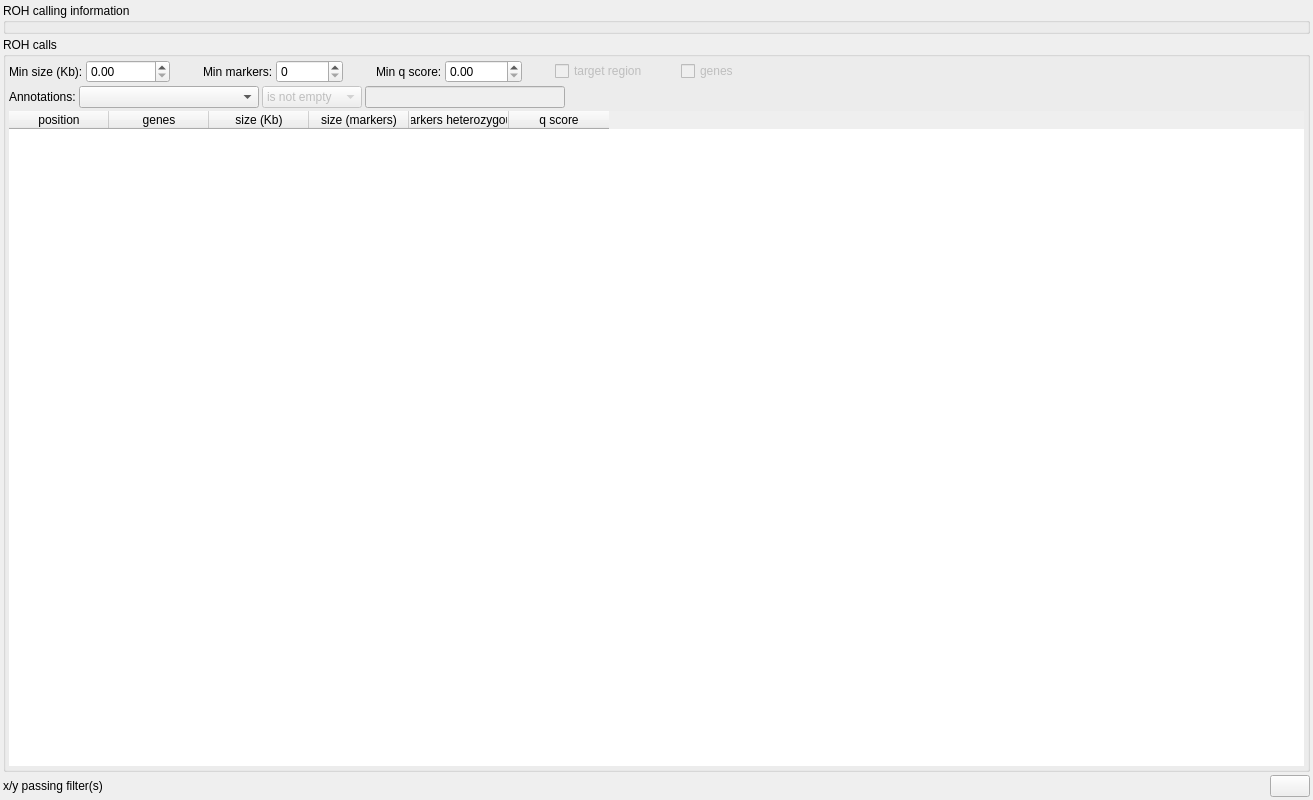
<?xml version="1.0" encoding="UTF-8"?>
<ui version="4.0">
 <class>RohWidget</class>
 <widget class="QWidget" name="RohWidget">
  <property name="geometry">
   <rect>
    <x>0</x>
    <y>0</y>
    <width>1313</width>
    <height>800</height>
   </rect>
  </property>
  <property name="minimumSize">
   <size>
    <width>1200</width>
    <height>800</height>
   </size>
  </property>
  <property name="windowTitle">
   <string>Form</string>
  </property>
  <layout class="QVBoxLayout" name="verticalLayout_3">
   <property name="spacing">
    <number>3</number>
   </property>
   <property name="leftMargin">
    <number>3</number>
   </property>
   <property name="topMargin">
    <number>3</number>
   </property>
   <property name="rightMargin">
    <number>3</number>
   </property>
   <property name="bottomMargin">
    <number>3</number>
   </property>
   <item>
    <widget class="QGroupBox" name="info_box">
     <property name="title">
      <string>ROH calling information</string>
     </property>
     <property name="flat">
      <bool>true</bool>
     </property>
     <layout class="QVBoxLayout" name="verticalLayout_2">
      <property name="spacing">
       <number>3</number>
      </property>
      <property name="leftMargin">
       <number>3</number>
      </property>
      <property name="topMargin">
       <number>3</number>
      </property>
      <property name="rightMargin">
       <number>3</number>
      </property>
      <property name="bottomMargin">
       <number>3</number>
      </property>
     </layout>
    </widget>
   </item>
   <item>
    <widget class="QGroupBox" name="groupBox">
     <property name="title">
      <string>ROH calls</string>
     </property>
     <property name="flat">
      <bool>true</bool>
     </property>
     <layout class="QVBoxLayout" name="verticalLayout">
      <property name="spacing">
       <number>3</number>
      </property>
      <property name="leftMargin">
       <number>3</number>
      </property>
      <property name="topMargin">
       <number>3</number>
      </property>
      <property name="rightMargin">
       <number>3</number>
      </property>
      <property name="bottomMargin">
       <number>3</number>
      </property>
      <item>
       <layout class="QHBoxLayout" name="horizontalLayout_3">
        <property name="spacing">
         <number>3</number>
        </property>
        <item>
         <widget class="QLabel" name="label">
          <property name="sizePolicy">
           <sizepolicy hsizetype="Minimum" vsizetype="Preferred">
            <horstretch>0</horstretch>
            <verstretch>0</verstretch>
           </sizepolicy>
          </property>
          <property name="toolTip">
           <string>Minimum CNV size.</string>
          </property>
          <property name="text">
           <string>Min size (Kb):</string>
          </property>
         </widget>
        </item>
        <item>
         <widget class="QDoubleSpinBox" name="f_size_kb">
          <property name="maximum">
           <double>999999.000000000000000</double>
          </property>
          <property name="singleStep">
           <double>500.000000000000000</double>
          </property>
         </widget>
        </item>
        <item>
         <spacer name="horizontalSpacer_2">
          <property name="orientation">
           <enum>Qt::Horizontal</enum>
          </property>
          <property name="sizeType">
           <enum>QSizePolicy::Fixed</enum>
          </property>
          <property name="sizeHint" stdset="0">
           <size>
            <width>30</width>
            <height>1</height>
           </size>
          </property>
         </spacer>
        </item>
        <item>
         <widget class="QLabel" name="label_3">
          <property name="text">
           <string>Min markers:</string>
          </property>
         </widget>
        </item>
        <item>
         <widget class="QSpinBox" name="f_size_markers">
          <property name="maximum">
           <number>999999</number>
          </property>
          <property name="singleStep">
           <number>20</number>
          </property>
         </widget>
        </item>
        <item>
         <spacer name="horizontalSpacer_10">
          <property name="orientation">
           <enum>Qt::Horizontal</enum>
          </property>
          <property name="sizeType">
           <enum>QSizePolicy::Fixed</enum>
          </property>
          <property name="sizeHint" stdset="0">
           <size>
            <width>30</width>
            <height>1</height>
           </size>
          </property>
         </spacer>
        </item>
        <item>
         <widget class="QLabel" name="label_4">
          <property name="text">
           <string>Min q score:</string>
          </property>
         </widget>
        </item>
        <item>
         <widget class="QDoubleSpinBox" name="f_q_score">
          <property name="maximum">
           <double>99999.000000000000000</double>
          </property>
          <property name="singleStep">
           <double>20.000000000000000</double>
          </property>
         </widget>
        </item>
        <item>
         <spacer name="horizontalSpacer_7">
          <property name="orientation">
           <enum>Qt::Horizontal</enum>
          </property>
          <property name="sizeType">
           <enum>QSizePolicy::Fixed</enum>
          </property>
          <property name="sizeHint" stdset="0">
           <size>
            <width>30</width>
            <height>1</height>
           </size>
          </property>
         </spacer>
        </item>
        <item>
         <widget class="QCheckBox" name="f_roi">
          <property name="enabled">
           <bool>false</bool>
          </property>
          <property name="toolTip">
           <string>&lt;html&gt;&lt;head/&gt;&lt;body&gt;&lt;p&gt;Apply target region filter of variant list.&lt;/p&gt;&lt;/body&gt;&lt;/html&gt;</string>
          </property>
          <property name="text">
           <string>target region</string>
          </property>
         </widget>
        </item>
        <item>
         <spacer name="horizontalSpacer_9">
          <property name="orientation">
           <enum>Qt::Horizontal</enum>
          </property>
          <property name="sizeType">
           <enum>QSizePolicy::Fixed</enum>
          </property>
          <property name="sizeHint" stdset="0">
           <size>
            <width>30</width>
            <height>20</height>
           </size>
          </property>
         </spacer>
        </item>
        <item>
         <widget class="QCheckBox" name="f_genes">
          <property name="enabled">
           <bool>false</bool>
          </property>
          <property name="toolTip">
           <string>Apply genes filter of variant list.</string>
          </property>
          <property name="text">
           <string>genes</string>
          </property>
         </widget>
        </item>
        <item>
         <spacer name="horizontalSpacer_8">
          <property name="orientation">
           <enum>Qt::Horizontal</enum>
          </property>
          <property name="sizeHint" stdset="0">
           <size>
            <width>40</width>
            <height>20</height>
           </size>
          </property>
         </spacer>
        </item>
       </layout>
      </item>
      <item>
       <layout class="QHBoxLayout" name="horizontalLayout_2">
        <item>
         <widget class="QLabel" name="label_6">
          <property name="text">
           <string>Annotations:</string>
          </property>
         </widget>
        </item>
        <item>
         <widget class="QComboBox" name="f_anno_name">
          <property name="minimumSize">
           <size>
            <width>180</width>
            <height>0</height>
           </size>
          </property>
         </widget>
        </item>
        <item>
         <widget class="QComboBox" name="f_anno_op">
          <property name="enabled">
           <bool>false</bool>
          </property>
          <property name="minimumSize">
           <size>
            <width>100</width>
            <height>0</height>
           </size>
          </property>
          <item>
           <property name="text">
            <string>is not empty</string>
           </property>
          </item>
          <item>
           <property name="text">
            <string>is empty</string>
           </property>
          </item>
          <item>
           <property name="text">
            <string>contains</string>
           </property>
          </item>
         </widget>
        </item>
        <item>
         <widget class="QLineEdit" name="f_anno_value">
          <property name="enabled">
           <bool>false</bool>
          </property>
          <property name="sizePolicy">
           <sizepolicy hsizetype="Preferred" vsizetype="Fixed">
            <horstretch>0</horstretch>
            <verstretch>0</verstretch>
           </sizepolicy>
          </property>
          <property name="minimumSize">
           <size>
            <width>200</width>
            <height>0</height>
           </size>
          </property>
         </widget>
        </item>
        <item>
         <spacer name="horizontalSpacer">
          <property name="orientation">
           <enum>Qt::Horizontal</enum>
          </property>
          <property name="sizeHint" stdset="0">
           <size>
            <width>40</width>
            <height>20</height>
           </size>
          </property>
         </spacer>
        </item>
       </layout>
      </item>
      <item>
       <widget class="QTableWidget" name="rohs">
        <property name="contextMenuPolicy">
         <enum>Qt::CustomContextMenu</enum>
        </property>
        <property name="frameShape">
         <enum>QFrame::NoFrame</enum>
        </property>
        <property name="editTriggers">
         <set>QAbstractItemView::NoEditTriggers</set>
        </property>
        <property name="alternatingRowColors">
         <bool>true</bool>
        </property>
        <property name="selectionMode">
         <enum>QAbstractItemView::SingleSelection</enum>
        </property>
        <property name="selectionBehavior">
         <enum>QAbstractItemView::SelectRows</enum>
        </property>
        <property name="gridStyle">
         <enum>Qt::SolidLine</enum>
        </property>
        <property name="wordWrap">
         <bool>false</bool>
        </property>
        <attribute name="verticalHeaderVisible">
         <bool>false</bool>
        </attribute>
        <column>
         <property name="text">
          <string>position</string>
         </property>
        </column>
        <column>
         <property name="text">
          <string>genes</string>
         </property>
        </column>
        <column>
         <property name="text">
          <string>size (Kb)</string>
         </property>
        </column>
        <column>
         <property name="text">
          <string>size (markers)</string>
         </property>
        </column>
        <column>
         <property name="text">
          <string>markers heterozygous</string>
         </property>
        </column>
        <column>
         <property name="text">
          <string>q score</string>
         </property>
        </column>
       </widget>
      </item>
     </layout>
    </widget>
   </item>
   <item>
    <layout class="QHBoxLayout" name="horizontalLayout">
     <property name="spacing">
      <number>3</number>
     </property>
     <item>
      <widget class="QLabel" name="status">
       <property name="text">
        <string>x/y passing filter(s)</string>
       </property>
      </widget>
     </item>
     <item>
      <spacer name="horizontalSpacer_6">
       <property name="orientation">
        <enum>Qt::Horizontal</enum>
       </property>
       <property name="sizeHint" stdset="0">
        <size>
         <width>40</width>
         <height>20</height>
        </size>
       </property>
      </spacer>
     </item>
     <item>
      <widget class="QPushButton" name="copy_clipboard">
       <property name="toolTip">
        <string>&lt;html&gt;&lt;head/&gt;&lt;body&gt;&lt;p&gt;Copy filtered CNVs to clipboard.&lt;/p&gt;&lt;/body&gt;&lt;/html&gt;</string>
       </property>
       <property name="text">
        <string/>
       </property>
       <property name="icon">
        <iconset resource="GSvar.qrc">
         <normaloff>:/Icons/CopyClipboard.png</normaloff>:/Icons/CopyClipboard.png</iconset>
       </property>
      </widget>
     </item>
    </layout>
   </item>
  </layout>
 </widget>
 <resources>
  <include location="GSvar.qrc"/>
 </resources>
 <connections/>
</ui>
